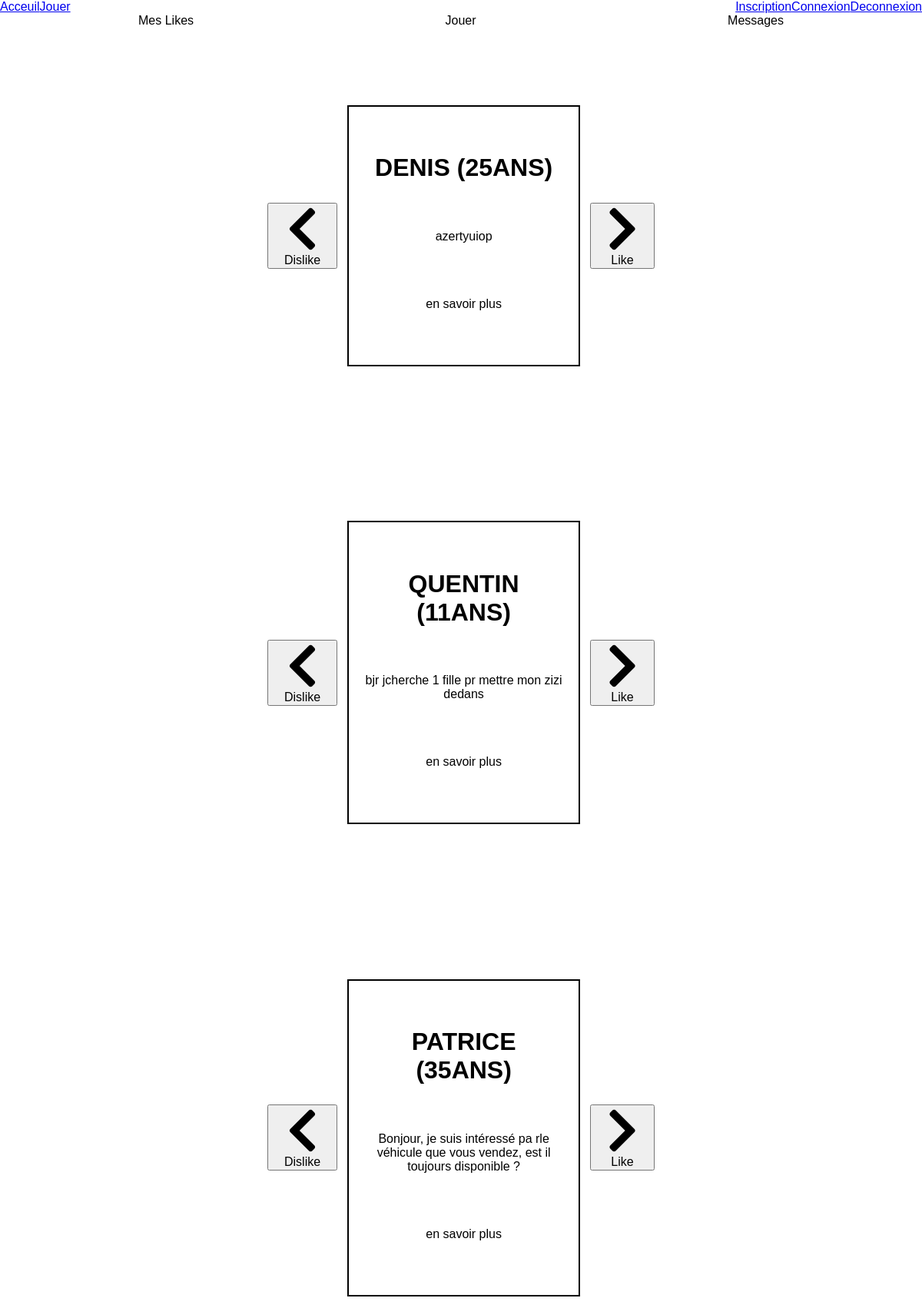
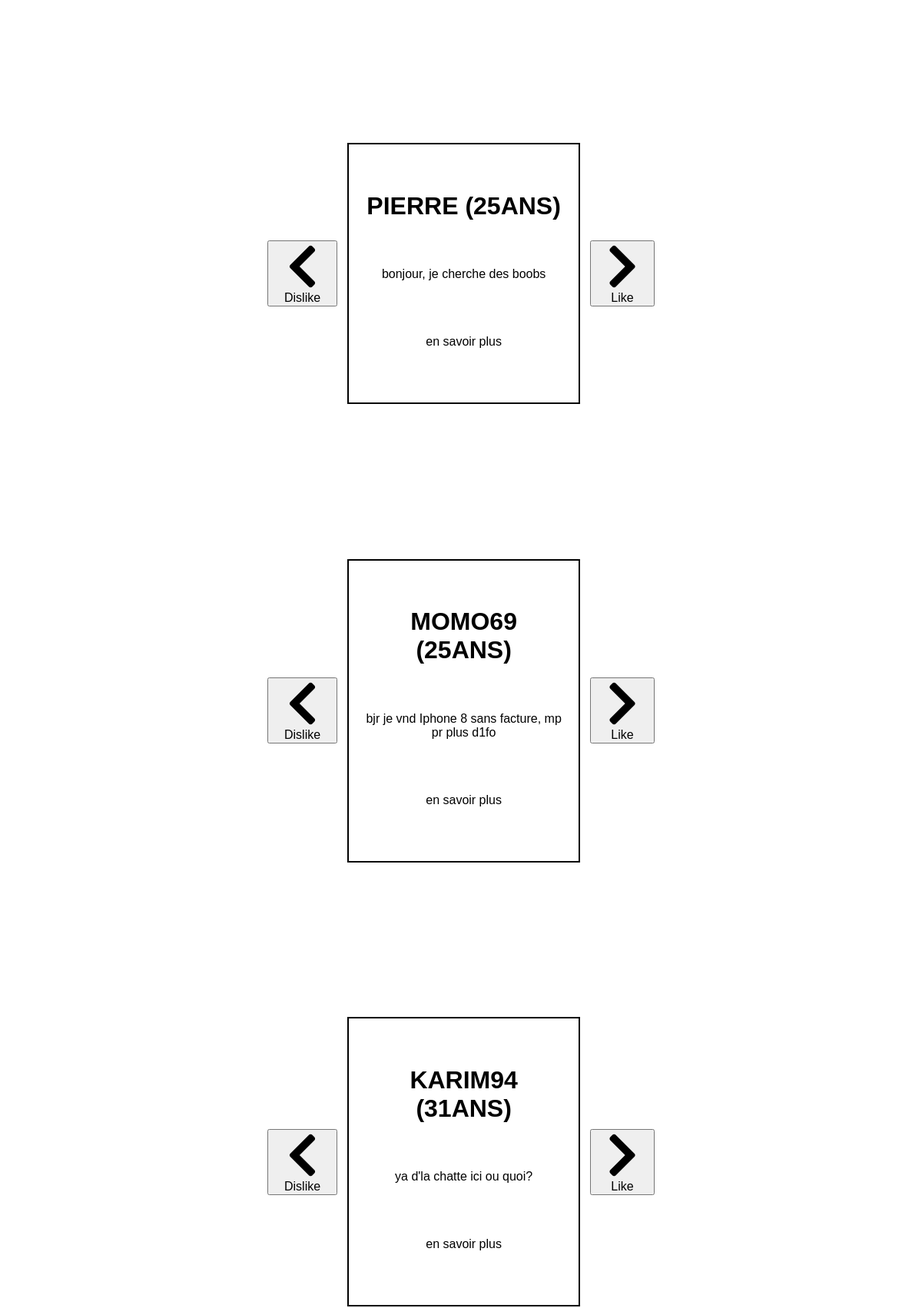
The page /play.php (signed in, upper part) on the database its author committed (2 pictures, top to bottom).
### tables this page shows
CREATE TABLE `users` (
  `id` int(11) NOT NULL,
  `first_name` varchar(20) NOT NULL,
  `last_name` varchar(20) NOT NULL,
  `age` int(2) NOT NULL,
  `img` text,
  `description` text NOT NULL,
  `gender` varchar(10) NOT NULL,
  `create_timestamp` date NOT NULL,
  `email` varchar(50) NOT NULL,
  `password` varchar(120) NOT NULL
);

### play.php (called while the page is built, shortened)
<?php
$searchGender = '';
if($_SESSION['genre'] == 'F') {
    $searchGender = 'H';
}
include 'application/bdd-connexion.php';
$pdo->exec('SET NAME UTF8');
$query = $pdo->prepare
(
    'SELECT
        *
    FROM
        users
    WHERE
        gender = ?'
);
$query->execute([ $searchGender ]);
$user = $query->fetchAll(PDO::FETCH_ASSOC);
include 'layout.phtml';
?>

### www/play.phtml (the view, shortened to what this page needs)
<link rel="stylesheet" href="css/play.css">
<div class="container">
    <nav class="play_nav">
        <ul class="normal-list fl-jc-b">
            <li><a class="normal-link c-black" href="">Mes Likes</a></li>
            <li><a class="normal-link c-black" href="">Jouer</a></li>
            <li><a class="normal-link c-black" href="">Messages</a></li>
        </ul>
    </nav>
    <?php foreach($user as $users): ?>
        <div class="play_space_card fl-jc-a">
            <div class="i">
                <form action="testmatch.php">
                    <button class="normal-link c-black lr-p-20"><i class="fas fa-chevron-left"></i>
                        <p>Dislike</p>
                    </button>
                </form>
            </div>
            <div class="play_card p-20">
                    <div class="title t-a-center ud-p-20 uppercase">
                        <h1><?= $users['first_name'] ?> (<?= $users['age'] ?>ans)</h1>
                    </div>
                    <div class="desc t-a-center ud-p-20">
                        <p><?= $users['description'] ?></p>
                    </div>
                    <div class="about t-a-center ud-p-50">
                        <a class="normal-link c-black" href="">en savoir plus</a>
                    </div>
            </div>
            <div class="i">
                <form action="testmatch.php" method="POST">
                    <button class="like_button normal-link c-black lr-p-20"><i class="fas fa-chevron-right"></i>
                        <p>Like</p>
                    </button>
                </form>
            </div>
        </div>
    <?php endforeach ?>
</div>

### layout.phtml (shortened to what this page needs)
<!DOCTYPE html>
<html lang="FR">
<head>
    <link rel="stylesheet" href="css/auto-class.css">
    <link rel="stylesheet" href="css/normalize-3.0.3.min.css">
    <link rel="stylesheet" href="https://use.fontawesome.com/releases/v5.7.2/css/all.css">
</head>
<body>
    <header class="layout_header">
        <nav class="layout_header_nav fl-jc-b">
            <div class="layout_header_nav_left normal-list fl-jc-b">
                <li><a href="index.php">Acceuil</a></li>
                <li><a href="play.php">Jouer</a></li>
            </div>
            <div class="layout_header_nav_right normal-list fl-jc-b">
                <li><a href="register.php">Inscription</a></li>
                <li><a href="login.php">Connexion</a></li>
                <li><a href="logout.php">Deconnexion</a></li>
            </div>
        </nav>
    </header>
    <main>
        <?php include $template.'.phtml' ?>
    </main>
</body>
</html>

### css/auto-class.css (style rules this page uses)
* { margin: 0; padding: 0; box-sizing: border-box; }
.container { width: 70%; margin: 0 auto; }
.normal-link { text-decoration: none; }
.normal-list { list-style-type: none; }
.uppercase { text-transform: uppercase; }
.t-a-center { text-align: center; }
.c-black { color: black; }
.p-20 { padding: 20px; }
.ud-p-20 { padding: 20px 0; }
.lr-p-20 { padding: 0 20px; }
.ud-p-50 { padding: 50px 0; }
.fl-jc-b { display: flex; justify-content: space-between; }
.fl-jc-a { display: flex; justify-content: space-around; }

### css/play.css (style rules this page uses)
.play_space_card { width: 60%; min-height: 50vh; align-items: center; margin: 0 auto; }
.play_space_card .fas { font-size: 4em; }
.play_card { border: 2px solid black; width: 60%; margin: 20% auto; }
.i { display: flex; align-items: center; }

### rows shown on the page
users: first_name "DENIS", age "25", description "azertyuiop"
users: first_name "QUENTIN", age "11", description "bjr jcherche 1 fille pr mettre mon zizi dedans"
users: first_name "PATRICE", age "35", description "Bonjour, je suis intéressé pa rle véhicule que vous vendez, est il toujours disponible ?"
users: first_name "PIERRE", age "25", description "bonjour, je cherche des boobs"
users: first_name "MOMO69", age "25", description "bjr je vnd Iphone 8 sans facture, mp pr plus d1fo"
users: first_name "KARIM94", age "31", description "ya d'la chatte ici ou quoi?"
